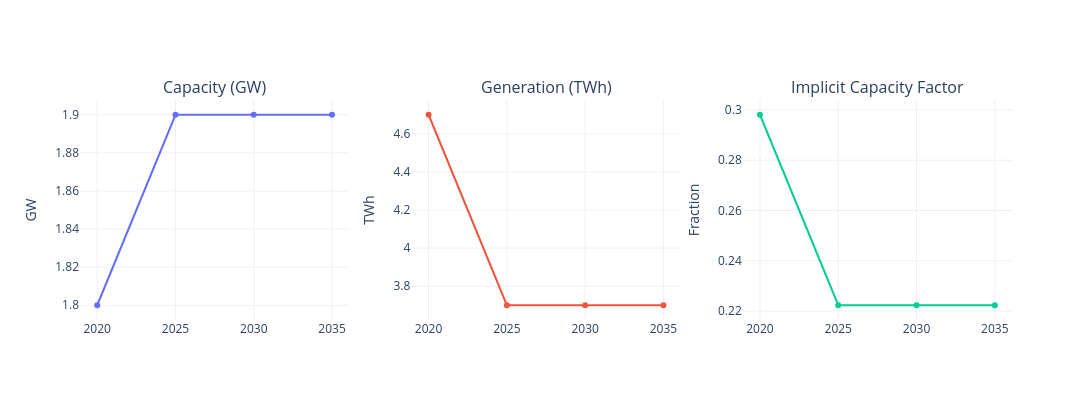

The cell this chart's notebook holds for it:
### Code cell
# Align years in case the dictionaries diverge later
years = sorted(set(dictGenGW) & set(dictGenTWh))
cap_gw = [dictGenGW[y] for y in years]
gen_twh = [dictGenTWh[y] for y in years]
cap_factor = [gen / (cap * 8.760) for cap, gen in zip(cap_gw, gen_twh)]

fig = make_subplots(
    rows=1, cols=3,
    subplot_titles=("Capacity (GW)", "Generation (TWh)", "Implicit Capacity Factor")
)

fig.add_trace(go.Scatter(x=years, y=cap_gw, mode='lines+markers', name='Capacity'), row=1, col=1)
fig.add_trace(go.Scatter(x=years, y=gen_twh, mode='lines+markers', name='Generation'), row=1, col=2)
fig.add_trace(go.Scatter(x=years, y=cap_factor, mode='lines+markers', name='Capacity Factor'), row=1, col=3)

fig.update_yaxes(title_text='GW', row=1, col=1)
fig.update_yaxes(title_text='TWh', row=1, col=2)
fig.update_yaxes(title_text='Fraction', row=1, col=3)

fig.update_layout(
    template='plotly_white',
    width=1200, height=400,
    showlegend=False,
)

fig.show()

### Figure 1 — Plotly figure (JSON) as saved in the notebook; plotly's stock layout.template omitted (floating-point values rounded to 4 significant figures)
{"data": [{"mode": "lines+markers", "name": "Capacity", "type": "scatter", "x": [2020, 2025, 2030, 2035], "xaxis": "x", "y": [1.8, 1.9, 1.9, 1.9], "yaxis": "y"}, {"mode": "lines+markers", "name": "Generation", "type": "scatter", "x": [2020, 2025, 2030, 2035], "xaxis": "x2", "y": [4.7, 3.7, 3.7, 3.7], "yaxis": "y2"}, {"mode": "lines+markers", "name": "Capacity Factor", "type": "scatter", "x": [2020, 2025, 2030, 2035], "xaxis": "x3", "y": [0.2981, 0.2223, 0.2223, 0.2223], "yaxis": "y3"}], "layout": {"annotations": [{"font": {"size": 16}, "showarrow": false, "text": "Capacity (GW)", "x": 0.1444, "xanchor": "center", "xref": "paper", "y": 1, "yanchor": "bottom", "yref": "paper"}, {"font": {"size": 16}, "showarrow": false, "text": "Generation (TWh)", "x": 0.5, "xanchor": "center", "xref": "paper", "y": 1, "yanchor": "bottom", "yref": "paper"}, {"font": {"size": 16}, "showarrow": false, "text": "Implicit Capacity Factor", "x": 0.8556, "xanchor": "center", "xref": "paper", "y": 1, "yanchor": "bottom", "yref": "paper"}], "height": 400, "showlegend": false, "width": 1200, "xaxis": {"anchor": "y", "domain": [0, 0.2889]}, "xaxis2": {"anchor": "y2", "domain": [0.3556, 0.6444]}, "xaxis3": {"anchor": "y3", "domain": [0.7111, 1]}, "yaxis": {"anchor": "x", "domain": [0, 1], "title": {"text": "GW"}}, "yaxis2": {"anchor": "x2", "domain": [0, 1], "title": {"text": "TWh"}}, "yaxis3": {"anchor": "x3", "domain": [0, 1], "title": {"text": "Fraction"}}}}
